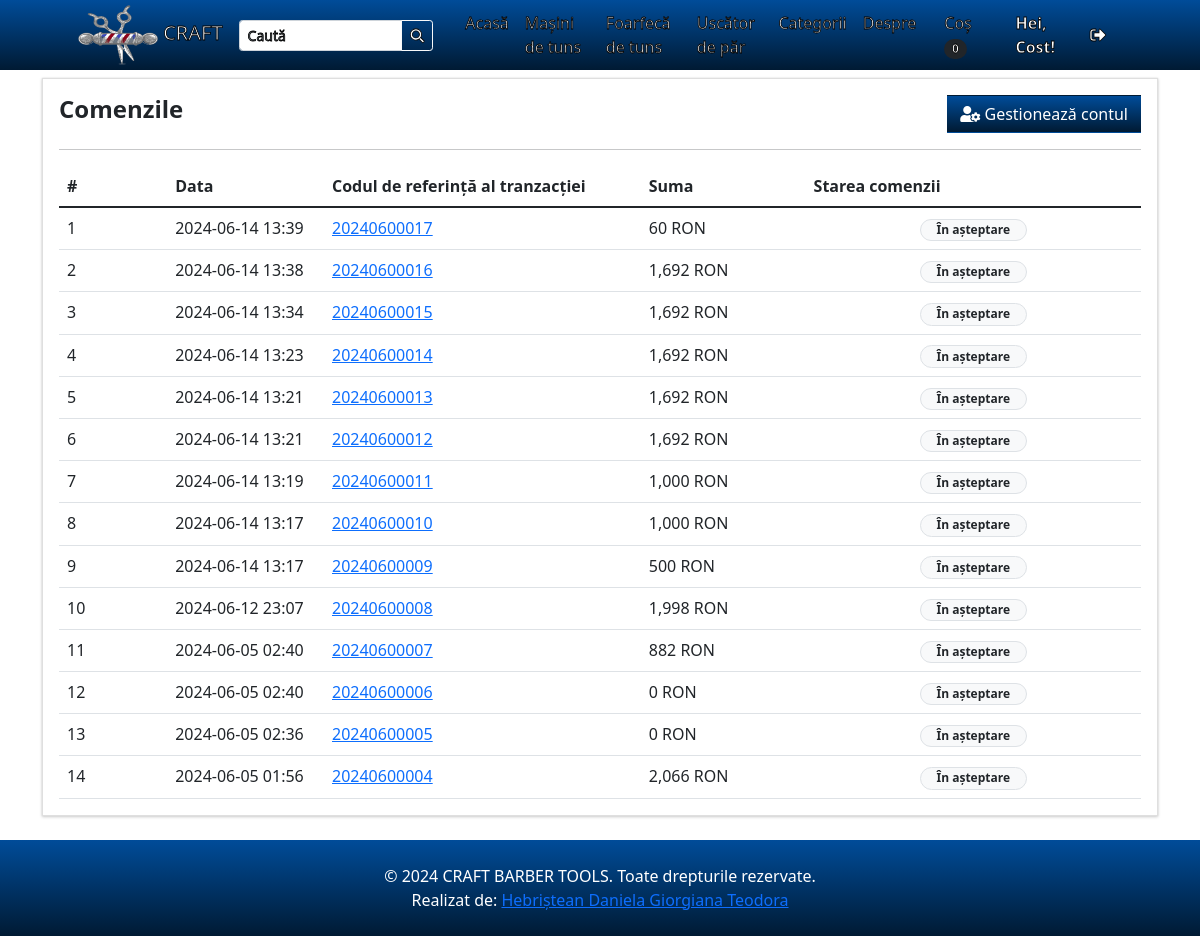
/?p=my_account (signed in), run on an earlier commit of the app's database.
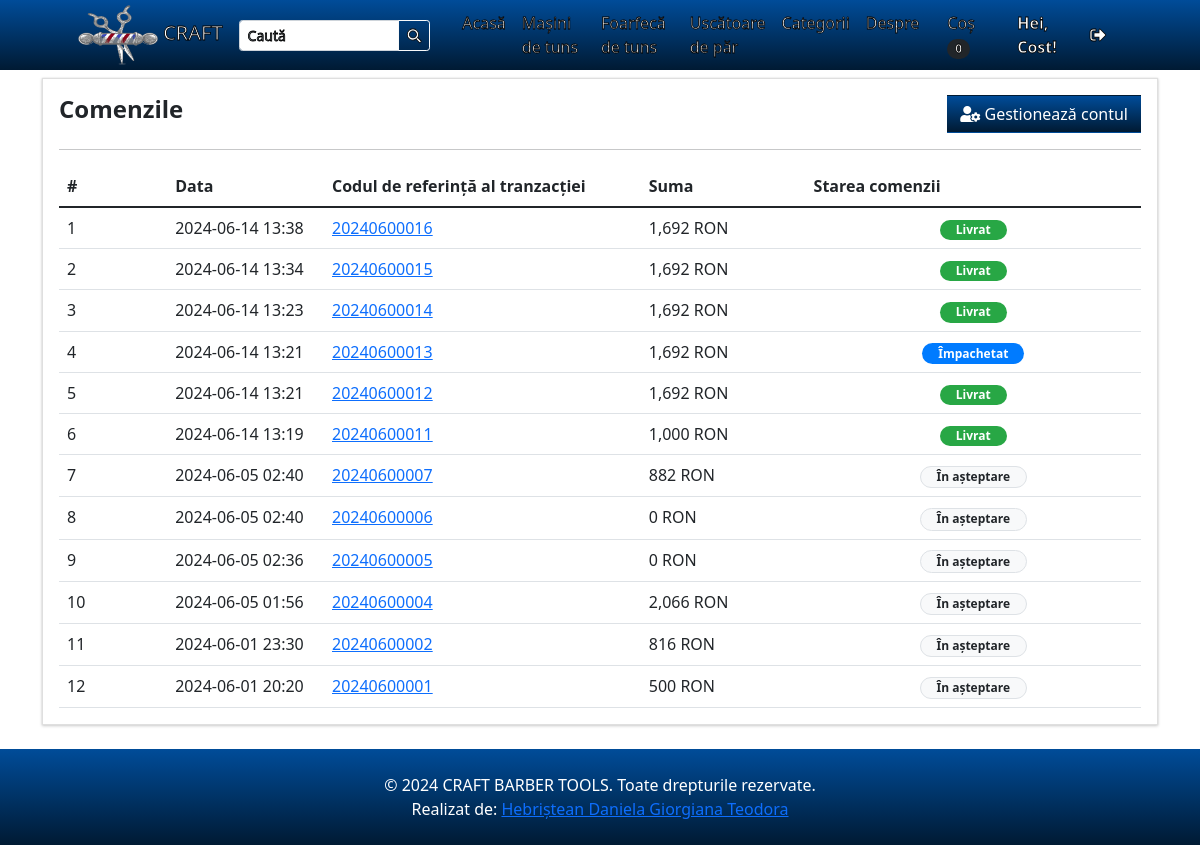
And on a later commit of the database.
### tables this page shows
CREATE TABLE `categories` (
  `id` int(30) NOT NULL,
  `category` varchar(250) NOT NULL,
  `description` text DEFAULT NULL,
  `status` tinyint(1) NOT NULL DEFAULT 1,
  `delete_flag` tinyint(1) NOT NULL DEFAULT 0,
  `date_created` datetime NOT NULL DEFAULT current_timestamp()
);

CREATE TABLE `orders` (
  `id` int(30) NOT NULL,
  `ref_code` varchar(100) NOT NULL,
  `client_id` int(30) NOT NULL,
  `delivery_address` text NOT NULL,
  `payment_method` varchar(100) NOT NULL,
  `order_type` tinyint(1) NOT NULL COMMENT '1= pickup,2= deliver',
  `amount` double NOT NULL,
  `status` tinyint(2) NOT NULL DEFAULT 0 COMMENT '0 = pending,\r\n1= Packed,\r\n2 = Out for Delivery,\r\n3=Delivered,\r\n4=cancelled',
  `paid` tinyint(1) NOT NULL DEFAULT 0,
  `date_created` datetime NOT NULL DEFAULT current_timestamp(),
  `date_updated` datetime DEFAULT NULL ON UPDATE current_timestamp()
);

### classes/DBConnection.php (called while the page is built, shortened)
<?php
class DBConnection{
    private $host = DB_SERVER;
    private $username = DB_USERNAME;
    private $password = DB_PASSWORD;
    private $database = DB_NAME;
    public $conn;
    public function __construct(){
        if (!isset($this->conn)) {
            $this->conn = new mysqli($this->host, $this->username, $this->password, $this->database);
        }
    }
}
?>

### classes/SystemSettings.php (called while the page is built, shortened)
<?php
class SystemSettings extends DBConnection{
	function userdata($field = ''){
		if(!empty($field)){
			if(isset($_SESSION['userdata'][$field]))
				return $_SESSION['userdata'][$field];
			else
				return null;
		}else{
			return false;
		}
	}
	function info($field=''){
		if(!empty($field)){
			if(isset($_SESSION['system_info'][$field]))
				return $_SESSION['system_info'][$field];
			else
				return false;
		}else{
			return false;
		}
	}
}
$_settings = new SystemSettings();
?>

### config.php (called while the page is built, shortened)
<?php
require_once('classes/DBConnection.php');
require_once('classes/SystemSettings.php');
function validate_image($file){
	if(!empty($file)){
        $ex = explode("?",$file);
        $file = $ex[0];
        $ts = isset($ex[1]) ? "?".$ex[1] : '';
		if(is_file(base_app.$file)){
			return base_url.$file.$ts;
		}else{
			return base_url.'dist/img/no-image-available.png';
		}
	}else{
		return base_url.'dist/img/no-image-available.png';
	}
}
?>

### my_account.php (the view, shortened to what this page needs)
<section class="py-2">
    <div class="container">
        <div class="card rounded-0">
            <div class="card-body">
                <div class="w-100 justify-content-between d-flex">
                    <h4><b>Comenzile</b></h4>
                    <a href="./?p=edit_account" class="btn btn btn-default btn-flat text-white" style="background-image: linear-gradient(to bottom, #004c99, #001a33);"><div class="fa fa-user-cog"></div> Gestionează contul</a>
                </div>
                    <hr class="border-warning">
                    <table class="table table-stripped text-dark">
                        <colgroup>
                            <col width="10%">
                            <col width="15">
                            <col width="25">
                            <col width="25">
                            <col width="15">
                        </colgroup>
                        <thead>
                            <tr>
                                <th>#</th>
                                <th>Data</th>
                                <th>Codul de referință al tranzacției</th>
                                <th>Suma</th>
                                <th>Starea comenzii</th>
                            </tr>
                        </thead>
                        <tbody>
                            <?php
                                $i = 1;
                                $qry = $conn->query("SELECT o.*,concat(c.firstname,' ',c.lastname) as client from `orders` o inner join clients c on c.id = o.client_id where o.client_id = '".$_settings->userdata('id')."' order by unix_timestamp(o.date_created) desc ");
                                while($row = $qry->fetch_assoc()):
                            ?>
                                <tr>
                                    <td><?php echo $i++ ?></td>
                                    <td><?php echo date("Y-m-d H:i",strtotime($row['date_created'])) ?></td>
                                    <td><a href="javascript:void(0)" class="view_order" data-id="<?php echo $row['id'] ?>"><?php echo $row['ref_code'] ?></a></td>
                                    <td><?php echo number_format($row['amount']).' RON' ?> </td>
                                    <td class="text-center">
                                            <?php if($row['status'] == 0): ?>
                                                <span class="badge badge-light text-dark border px-3 rounded-pill">În așteptare</span>
                                            <?php elseif($row['status'] == 1): ?>
                                                <span class="badge badge-primary px-3 rounded-pill">Împachetat</span>
                                            <?php elseif($row['status'] == 2): ?>
                                                <span class="badge badge-warning px-3 rounded-pill">Pregătit pentru livrare</span>
                                            <?php elseif($row['status'] == 3): ?>
                                                <span class="badge badge-success px-3 rounded-pill">Livrat</span>
                                            <?php else: ?>
                                                <span class="badge badge-danger px-3 rounded-pill">Anulat</span>
                                            <?php endif; ?>
                                        </td>
                                    </tr>
                            <?php endwhile; ?>
                        </tbody>
                    </table>
            </div>
        </div>
    </div>
</section>

### index.php (shortened to what this page needs)
<?php require_once('config.php'); ?>
<!DOCTYPE html>
<html lang="en">
<?php require_once('inc/header.php') ?>
<body>
<?php require_once('inc/topBarNav.php') ?>
<?php $page = isset($_GET['p']) ? $_GET['p'] : 'home';  ?>
<?php
    if(!file_exists($page.".php") && !is_dir($page)){
        include '404.html';
    }else{
    if(is_dir($page))
        include $page.'/index.php';
    else
        include $page.'.php';
    }
?>
<?php require_once('inc/footer.php') ?>
</body>
</html>

### inc/header.php (shortened to what this page needs)
<head>
    <link rel="stylesheet" href="<?php echo base_url ?>plugins/fontawesome-free/css/all.min.css">
    <link rel="stylesheet" href="<?php echo base_url ?>plugins/tempusdominus-bootstrap-4/css/tempusdominus-bootstrap-4.min.css">
  <link rel="stylesheet" href="<?php echo base_url ?>plugins/datatables-bs4/css/dataTables.bootstrap4.min.css">
  <link rel="stylesheet" href="<?php echo base_url ?>plugins/datatables-responsive/css/responsive.bootstrap4.min.css">
  <link rel="stylesheet" href="<?php echo base_url ?>plugins/datatables-buttons/css/buttons.bootstrap4.min.css">
  <link rel="stylesheet" href="<?php echo base_url ?>plugins/select2/css/select2.min.css">
  <link rel="stylesheet" href="<?php echo base_url ?>plugins/select2-bootstrap4-theme/select2-bootstrap4.min.css">
    <link rel="stylesheet" href="<?php echo base_url ?>plugins/icheck-bootstrap/icheck-bootstrap.min.css">
    <link rel="stylesheet" href="<?php echo base_url ?>plugins/jqvmap/jqvmap.min.css">
    <link rel="stylesheet" href="<?php echo base_url ?>dist/css/adminlte.css">
    <link rel="stylesheet" href="<?php echo base_url ?>dist/css/custom.css">
    <link rel="stylesheet" href="<?php echo base_url ?>assets/css/styles.css">
    <link rel="stylesheet" href="<?php echo base_url ?>plugins/overlayScrollbars/css/OverlayScrollbars.min.css">
    <link rel="stylesheet" href="<?php echo base_url ?>plugins/daterangepicker/daterangepicker.css">
    <link rel="stylesheet" href="<?php echo base_url ?>plugins/summernote/summernote-bs4.min.css">
  <link rel="stylesheet" href="<?php echo base_url ?>plugins/sweetalert2-theme-bootstrap-4/bootstrap-4.min.css">
  </head>

### inc/topBarNav.php (shortened to what this page needs)
<nav class="navbar navbar-expand-lg navbar-dark" style="background-image: linear-gradient(to bottom, #004c99, #001a33);">
            <div class="container px-4 px-lg-5 py-0"  style="-webkit-text-stroke: 0.8px black; text-stroke: 5px black;">
                <a class="navbar-brand" href="./">
                <img src="<?php echo validate_image($_settings->info('logo')) ?>" width="80" height="60" class="d-inline-block align-center" alt="" loading="lazy">
                <?php echo $_settings->info('short_name') ?>
                </a>
                <form class="form-inline" id="search-form">
                  <div class="input-group">
                    <input class="form-control form-control-sm form " type="search" placeholder="Caută" aria-label="Search" name="search"  value="<?php echo isset($_GET['search']) ? $_GET['search'] : "" ?>"  aria-describedby="button-addon2">
                    <div class="input-group-append">
                      <button class="btn btn-outline-light btn-sm m-0" type="submit" id="button-addon2"><i class="fa fa-search"></i></button>
                    </div>
                  </div>
                </form>
                <div class="collapse navbar-collapse" id="navbarSupportedContent">
                    <ul class="navbar-nav me-auto mb-2 mb-lg-0 ms-lg-4">
                        <li class="nav-item"><a class="nav-link text-white" aria-current="page" href="./">Acasă</a></li>
                        <?php
                        $cat_qry = $conn->query("SELECT * FROM categories where status = 1  limit 3");
                        $count_cats =$conn->query("SELECT * FROM categories where status = 1 ")->num_rows;
                        while($crow = $cat_qry->fetch_assoc()):
                        ?>
                        <li class="nav-item"><a class="nav-link text-white" aria-current="page" href="./?p=products&c=<?php echo md5($crow['id']) ?>"><?php echo $crow['category'] ?></a></li>
                        <?php endwhile; ?>
                        <?php if($count_cats > 3): ?>
                        <li class="nav-item"><a class="nav-link text-white" href="./?p=view_categories">Categorii</a></li>
                        <?php endif; ?>
                        <li class="nav-item"><a class="nav-link text-white" href="./?p=about">Despre</a></li>
                    </ul>
                    <div class="d-flex align-items-center">
                      <?php if($_settings->userdata('id') > 0 && $_settings->userdata('login_type') == 2): ?>
                        <a class="text-dark mr-2 nav-link text-white" href="./?p=cart">
                            Coș
                            <span class="badge bg-dark text-white ms-1 rounded-pill" id="cart-count">
                              <?php
                                $count = $conn->query("SELECT SUM(quantity) as items from `cart` where client_id =".$_settings->userdata('id'))->fetch_assoc()['items'];
                                echo ($count > 0 ? $count : 0);
                              ?>
                            </span>
                        </a>
                            <a href="./?p=my_account" class="text-dark  nav-link text-white"><b> Hei, <?php echo $_settings->userdata('firstname')?>!</b></a>
                            <a href="logout.php" class="text-dark  nav-link text-white"><i class="fa fa-sign-out-alt"></i></a>
                        <?php else: ?>
                        <button class="btn btn-outline-dark text-white ml-2" id="login-btn" type="button">Conectare</button>
                        <?php endif; ?>
                    </div>
                </div>
            </div>
        </nav>

### inc/footer.php (shortened to what this page needs)
<footer class="py-4" style="background-image: linear-gradient(to bottom, #004c99, #001a33);">
            <div class="container">
              <p class="m-0 text-center text-white">© 2024 CRAFT BARBER TOOLS. Toate drepturile rezervate.</p>
              <p class="m-0 text-center text-white">Realizat de: <a href="mailto:daniela.hebristean22@gmail.com">Hebriștean Daniela Giorgiana Teodora</a></p>
          </div>
        </footer>

What changed in the data, as far as the page shows it:
removed orders: date_created "2024-06-14 13:39", ref_code "20240600017", amount "60", status "În așteptare"
removed orders: date_created "2024-06-14 13:17", ref_code "20240600010", amount "1,000", status "În așteptare"
removed orders: date_created "2024-06-14 13:17", ref_code "20240600009", amount "500", status "În așteptare"
removed orders: date_created "2024-06-12 23:07", ref_code "20240600008", amount "1,998", status "În așteptare"
changed categories: category "Uscător de păr" → "Uscătoare de păr"
changed orders (number 1 of 12 on the later page): status "În așteptare" → "Livrat"
changed orders (number 2 of 12 on the later page): status "În așteptare" → "Livrat"
changed orders (number 3 of 12 on the later page): status "În așteptare" → "Livrat"
changed orders (number 4 of 12 on the later page): status "În așteptare" → "Împachetat"
changed orders (number 5 of 12 on the later page): status "În așteptare" → "Livrat"
changed orders (number 6 of 12 on the later page): status "În așteptare" → "Livrat"
added orders: date_created "2024-06-01 23:30", ref_code "20240600002", amount "816", status "În așteptare"
added orders: date_created "2024-06-01 20:20", ref_code "20240600001", amount "500", status "În așteptare"
